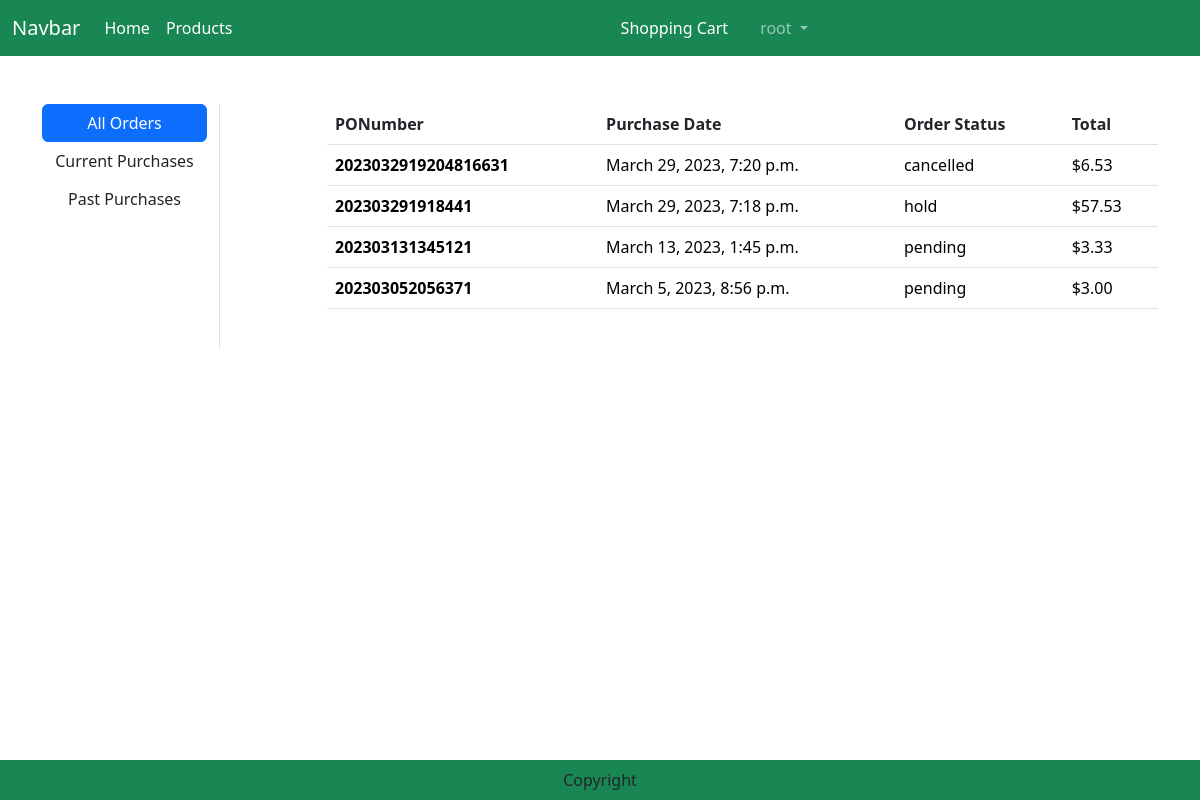
The page /orders/ (signed in) on the database as committed earlier.
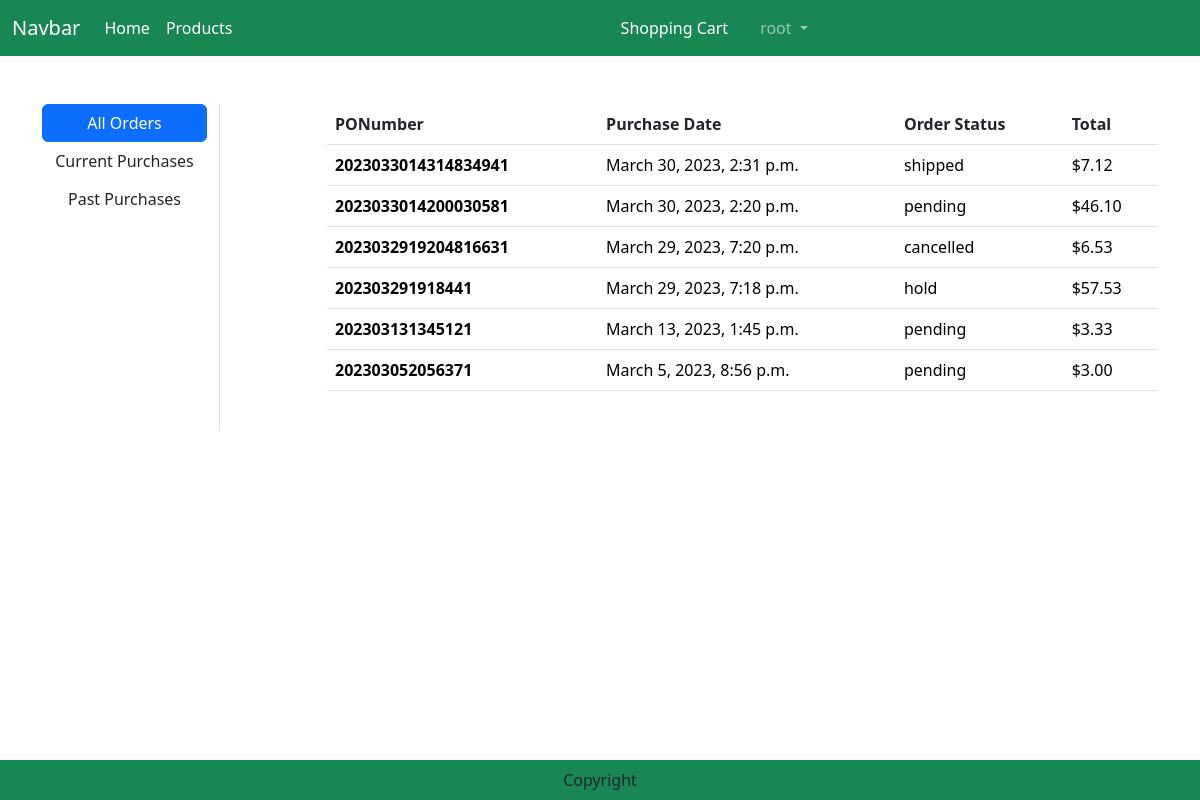
The same page on the database as committed later.
### order/models.py (models this page shows)
class Order(models.Model):
    PONumber = models.CharField(max_length=30, primary_key=True)
    purchaseDate = models.DateTimeField(default=datetime.now)
    status = models.CharField(default=ORDER_STATUS_CHOICES[0][0], choices=ORDER_STATUS_CHOICES, max_length=20)
    customer = models.ForeignKey('customers.Customer',on_delete=models.CASCADE)
    user = models.ForeignKey(User,on_delete=models.CASCADE)
    shipmentDate = models.DateTimeField(null = True)
    cancelDate = models.DateTimeField(null = True)

### order/views.py (the view)
# urls.py: path('orders/', views.OrdersView.as_view(), name="orders"),
class OrdersView(View):
    def get(self, request):
        user = request.user
        filter = request.GET.get('filter')
        if filter == 'current':
            orders = Order.objects.filter(Q(user=user) & (Q(status="pending") | Q(status="hold"))).order_by('-purchaseDate')
        elif filter == 'past':
            orders = Order.objects.filter(Q(user=user) & (Q(status="shipped") | Q(status="cancelled"))).order_by('-purchaseDate')
        elif filter == 'pending':
            orders = Order.objects.filter(status="pending").order_by('-purchaseDate')
        elif filter == 'hold':
            orders = Order.objects.filter(status="hold").order_by('-purchaseDate')
        elif filter == 'pastOrders':
            orders = Order.objects.filter(Q(status="shipped") | Q(status="cancelled")).order_by('-purchaseDate')
        elif filter == 'allVendor':
            orders = Order.objects.all().order_by('-purchaseDate')
        else:
            filter == 'all'
            orders = Order.objects.filter(user=user).order_by('-purchaseDate')
        total = []
        for o in orders:
            PONumber = o.PONumber
            order = Order.objects.get(PONumber=PONumber)
            orderitems = OrderItem.objects.filter(order=order)
            sum = 0
            for oi in orderitems:
                sum = sum + oi.price
            total.append(sum)
        orderZip = zip(orders,total)
        context = {
           'orderZip': orderZip,
           'orders': orders,
           'filter': filter,
        }
        return render(request, 'orders.html', context)

### templates/orders.html (shortened to what this page needs)
{% extends 'base.html' %}
{% load static %}
{% block main-content %}
<div class="container my-5">
    <div class="row">
        <div class="col-sm-2 border-end">
            <ul class="list-unstyled">
                {% for group in request.user.groups.all %}
                    {% if group.name == 'Customer' %}
                        <li class="d-grid"><a href="{% url 'order:orders' %}?filter=all" class="btn btn-primary" {% if filter == 'all' %}class="active"{% endif %}>All Orders</a></li>
                        <li class="d-grid"><a href="{% url 'order:orders' %}?filter=current" class="btn" {% if filter == 'current' %}class="active"{% endif %}>Current Purchases</a></li>
                        <li class="d-grid"><a href="{% url 'order:orders' %}?filter=past" class="btn" {% if filter == 'past' %}class="active"{% endif %}>Past Purchases</a></li>
                    {% endif %}
                {% endfor %}
            </ul>
        </div>
        <div class="col-sm-9 offset-sm-1">
            {% if orders %}
                <div class="acss">
                    <table class="table">
                        <thead>
                            <tr>
                            <th scope="col">PONumber</th>
                            <th scope="col">Purchase Date</th>
                            <th scope="col">Order Status</th>
                            <th scope="col">Total</th>
                            </tr>
                        </thead>
                        <tbody>
                            {% for order,total in orderZip %}
                            <tr>
                                <th scope="row"><a href="{% url 'order:order_detail' order.PONumber  %}" style="text-decoration:none; color:black">{{order.PONumber}}</a></th>
                                <td><a href="{% url 'order:order_detail' order.PONumber  %}" style="text-decoration:none; color:black">{{order.purchaseDate}}</a></td>
                                <td><a href="{% url 'order:order_detail' order.PONumber  %}" style="text-decoration:none; color:black">{{order.status}}</a></td>
                                <td><a href="{% url 'order:order_detail' order.PONumber  %}" style="text-decoration:none; color:black">${{total}}</a></td>
                            </tr>
                            {% endfor %}
                        </tbody>
                    </table>
                        <br>
                </div>
            {% else %}
                <h1 class="text-center mb-5">Orders are empty.</h1>
            {% endif %}
        </div>
    </div>
</div>
{% endblock main-content %}

### templates/base.html (shortened to what this page needs)
<!DOCTYPE html>
{% load static %}
<html lang="en">
<head>
    <link href="https://cdn.jsdelivr.net/npm/bootstrap@5.3.0-alpha1/dist/css/bootstrap.min.css" rel="stylesheet">
    <link rel="stylesheet" href="{% static 'css/owl.carousel.min.css' %}">
    <link rel="stylesheet" href="{% static 'css/all.min.css' %}">
    <link rel="stylesheet" href="{% static 'css/style.css' %}">
</head>
<body>
    <nav class="navbar navbar-expand-lg navbar-dark bg-success">
        <div class="container-fluid">
          <a class="navbar-brand" href="#">Navbar</a>
          <div class="collapse navbar-collapse" id="navbarSupportedContent">
            <ul class="navbar-nav me-auto mb-2 mb-lg-0">
              <li class="nav-item">
                <a class="nav-link active" aria-current="page" href="{% url 'products:home' %}">Home</a>
              </li>
              <li class="nav-item">
                <a class="nav-link text-white" href="{% url 'products:products' %}">Products</a>
              </li>
            </ul>
            <ul class="navbar-nav me-auto mb-2 mb-lg-0">
              {% if user.is_authenticated %}
                  {% for group in request.user.groups.all %}
                    {% if group.name == 'Vendor' %}
                      <li class="nav-item dropdown mx-2">
                        <a class="nav-link dropdown-toggle" href="#" role="button" data-bs-toggle="dropdown" aria-expanded="false">
                          {{ user.username }}
                        </a>
                        <ul class="dropdown-menu">
                          <li><a class="dropdown-item" href="{% url 'order:orders' %}?filter=allVendor">Orders</a></li>
                          <li><a class="dropdown-item" href="{% url 'logout' %}">Logout</a></li>
                        </ul>
                      </li>
                      <li class="nav-item mx-2">
                        <a class="nav-link text-white" href="{% url 'products:productsAdd' %}">Add A New Product</a>
                      </li>
                    {% elif group.name == 'Customer' %}
                      <li class="nav-item mx-2">
                          <a class="nav-link text-white" href="{% url 'shoppingcart' %}">Shopping Cart</a>
                      </li>
                      <li class="nav-item dropdown mx-2">
                          <a class="nav-link dropdown-toggle" href="#" role="button" data-bs-toggle="dropdown" aria-expanded="false">
                            {{ user.username }}
                          </a>
                      </li>
                    {% endif %}
                  {% endfor %}
              {% endif %}
              </ul>
          </div>
        </div>
      </nav>
      {% block main-content %}{% endblock main-content %}
      <div>
        <div style="height:60px"></div>
        <footer class="container-fluid fixed-bottom bg-success text-center p-2 mt-5">
            Copyright
        </footer>
      </div>
</body>
</html>

### static/css/style.css (style rules this page uses)
.acss a { text-decoration: none; }

Rows that differ between the two databases and show on the page:
added Order: PONumber "2023033014314834941", purchaseDate "March 30, 2023, 2:31 p.m.", status "shipped", total "7.12"
added Order: PONumber "2023033014200030581", purchaseDate "March 30, 2023, 2:20 p.m.", status "pending", total "46.10"
